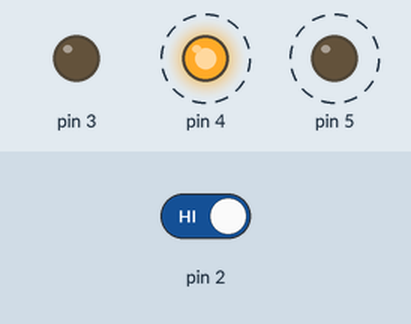
This sketch was run on a simulated Arduino Uno, built with avr-gcc and run on an emulated ATmega328P. On the bench: output pins drawn as LEDs (lit = HIGH). Dashed ring = blinking. Inputs (shaded band) come from the test bench; at power-on: pin 2 HIGH.

Above: at 2.07 s.
2.5 s: pin 2 driven LOW
At 3.3 s:
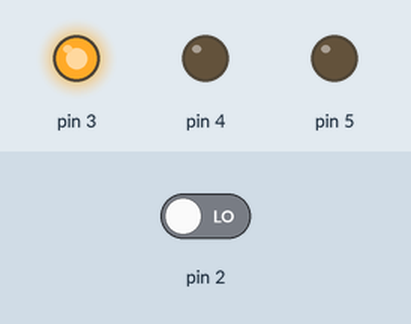
4.2 s: pin 2 driven HIGH
At 4.32 s:
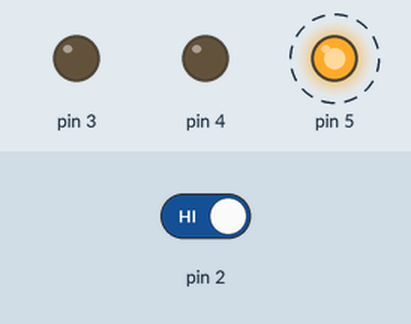
Timing chart, 0 to 13.2 s (numbered marks = the images above; inputs shaded):
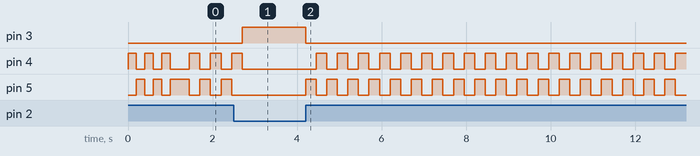

The sketch:

spaceship.ino
```cpp
int switchState = 0;

void setup() {
  pinMode(2, INPUT);
  pinMode(3, OUTPUT);
  pinMode(4, OUTPUT);
  pinMode(5, OUTPUT);

  for (int i = 0; i < 3; i++) {
    digitalWrite(4, HIGH);
    digitalWrite(5, LOW);

    delay(200);

    digitalWrite(4, LOW);
    digitalWrite(5, HIGH);

    delay(200);
  }
}

void loop() {
  switchState = digitalRead(2);
  if (switchState == LOW) {
    digitalWrite(3, HIGH);
    digitalWrite(4, LOW);
    digitalWrite(5, LOW);
  } else {
    digitalWrite(3, LOW);
    digitalWrite(4, LOW);
    digitalWrite(5, HIGH);

    delay(250);

    digitalWrite(4, HIGH);
    digitalWrite(5, LOW);

    delay(250);
  }
}
```

Measured:
- after the input at 2.5 s, pin 3: LOW → HIGH after 0.20 s; pin 4: goes on until 2.7 s, then stays LOW; pin 5: stops changing and stays LOW
- after the input at 4.2 s, pin 3: HIGH → LOW at once; pin 4: alternates HIGH for 0.25 s and LOW for 0.25 s, starting after 0.25 s; pin 5: alternates HIGH for 0.25 s and LOW for 0.25 s, starting at once
